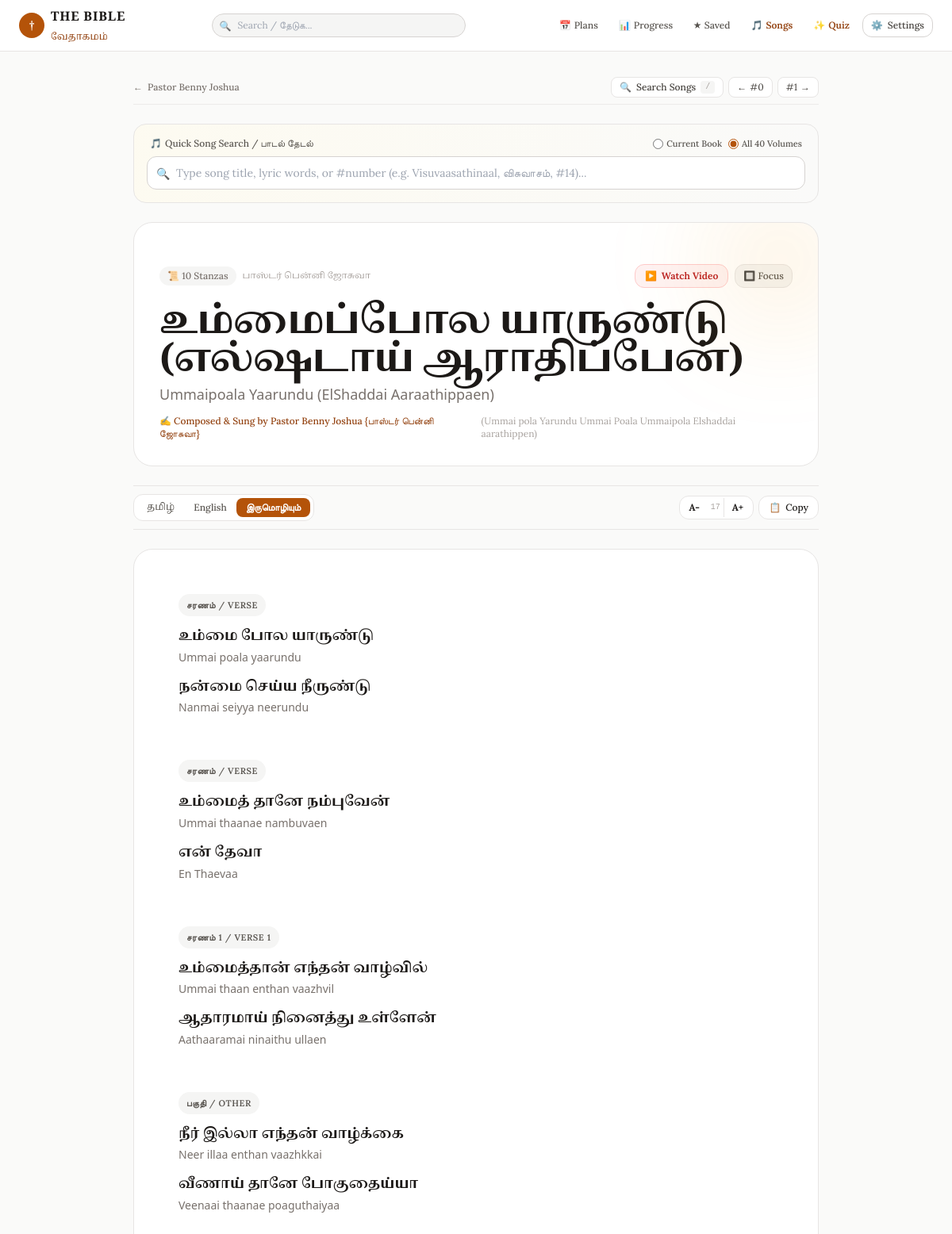
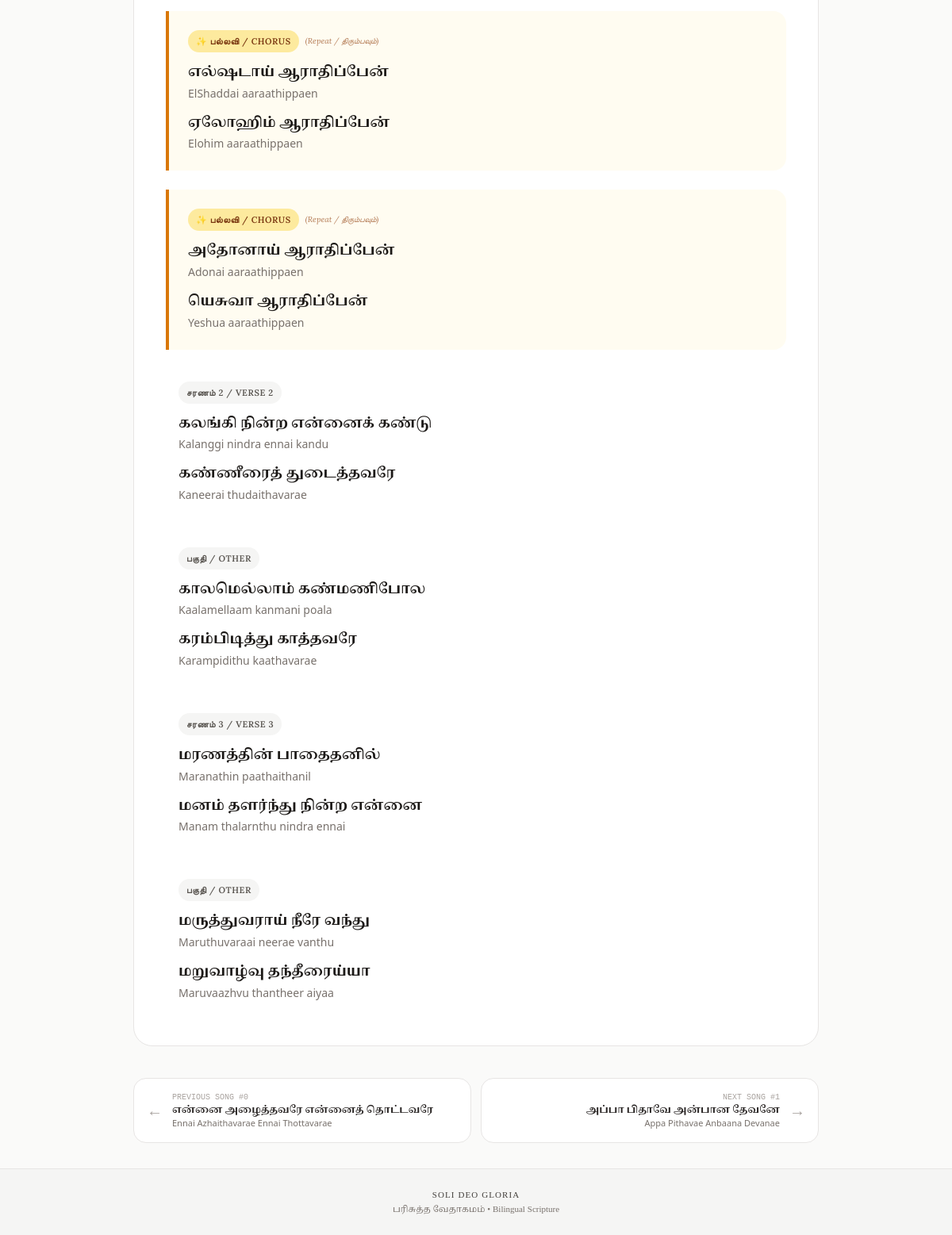
The app's page /songs/2307, older data (2 pictures, top to bottom).
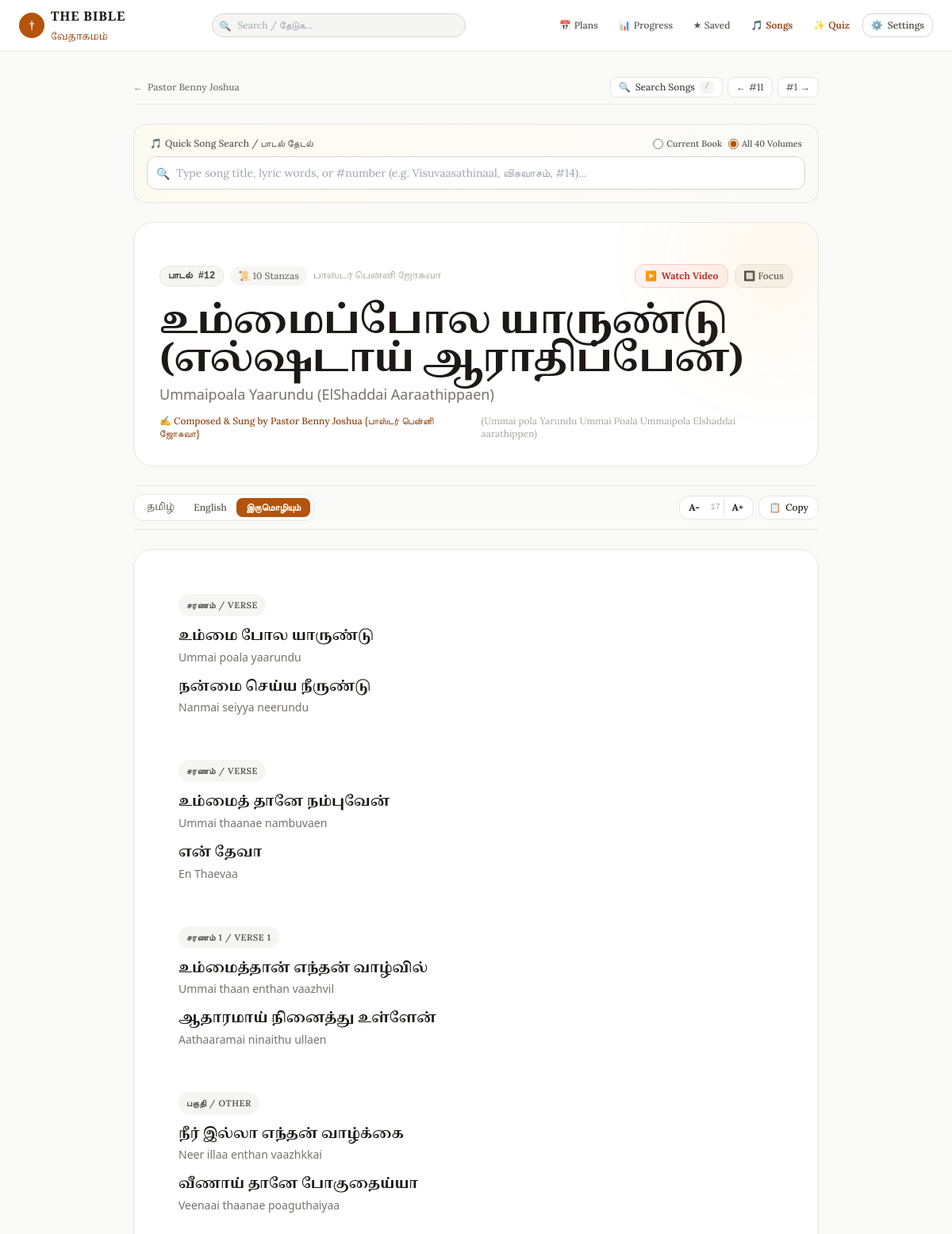
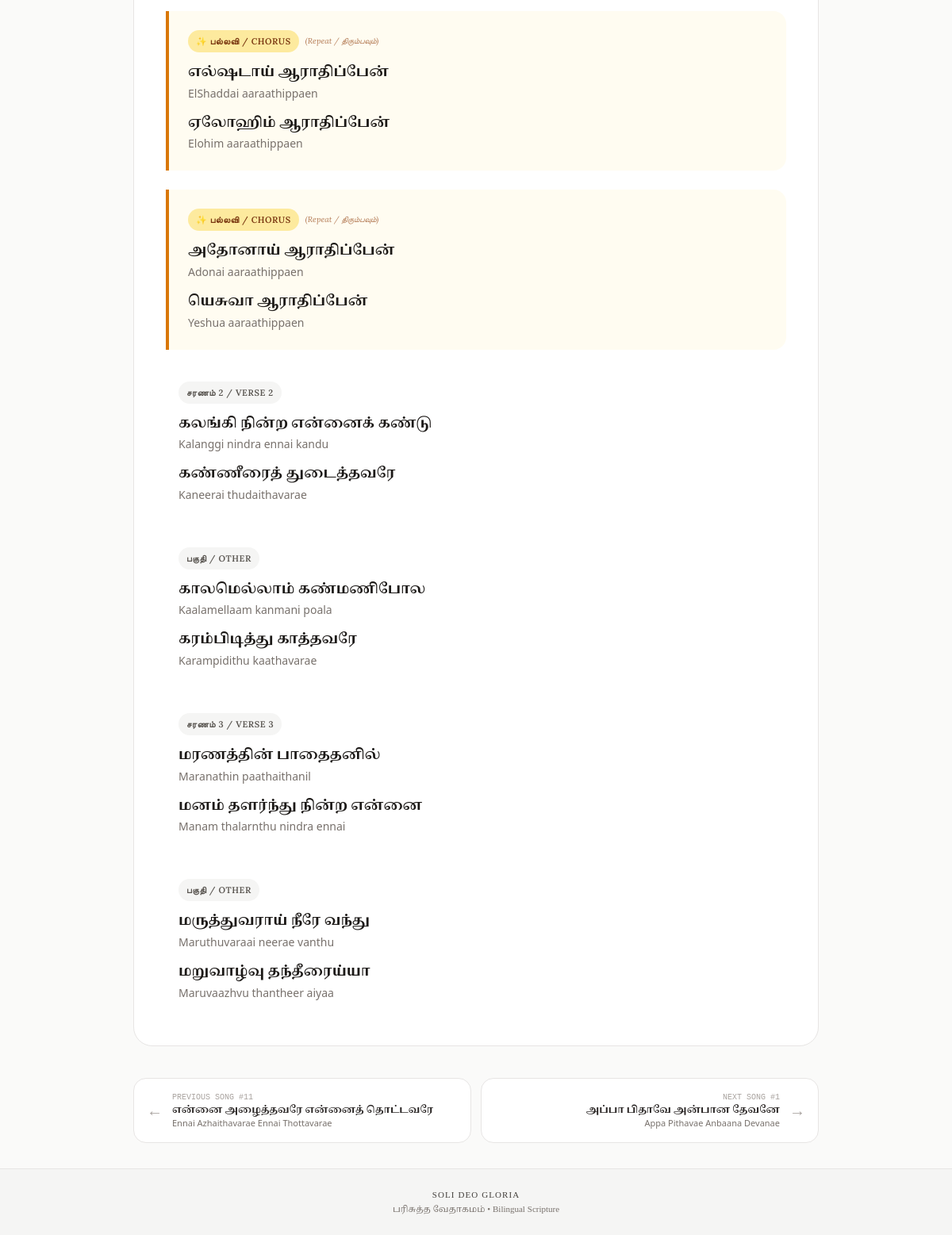
The same page, newer data (2 pictures, top to bottom).
### tables this page shows
CREATE TABLE songs (
            id INTEGER PRIMARY KEY,
            songbook_code TEXT NOT NULL,
            songbook_name_ta TEXT,
            songbook_name_en TEXT,
            volume INTEGER DEFAULT 0,
            volume_name TEXT,
            song_number INTEGER DEFAULT 0,
            title_ta TEXT NOT NULL,
            title_en TEXT NOT NULL,
            alternate_title TEXT,
            lyrics_ta TEXT,
            lyrics_en TEXT,
            lyrics_bilingual TEXT,
            author TEXT,
            youtube_url TEXT
        );

### app/main.py (the view)
@app.get("/songs/{song_id}", response_class=HTMLResponse)
async def song_detail_page(
    request: Request,
    song_id: int,
    mode: str = Query("bilingual"),
    canon: str = Query(None)
):
    active_canon = resolve_canon(request, canon)
    canon_ctx = get_canon_context(active_canon)
    song = get_song_by_id(song_id)
    if not song:
        raise HTTPException(status_code=404, detail="Song not found")
    volume_songs = []
    if song.get("volume") and song["volume"] > 0:
        vol_data = get_songs_list(
            songbook_code=song.get("songbook_code") or "jebathota",
            volume=song["volume"],
            limit=100
        )
        volume_songs = vol_data.get("songs", [])
    return templates.TemplateResponse(
        request=request,
        name="song_detail.html",
        context={
            **canon_ctx,
            "song": song,
            "volume_songs": volume_songs,
            "mode": mode,
        },
    )

### templates/song_detail.html (shortened to what the changed rows need)
{% extends "base.html" %}
{% block content %}
<div id="song-detail-root" class="max-w-4xl mx-auto px-3 sm:px-4 py-4 sm:py-8 space-y-6 transition-all duration-200">
    <div class="flex flex-col sm:flex-row sm:items-center justify-between gap-3 text-xs text-stone-500 pb-2 border-b border-stone-200/70 dark:border-stone-800">
        <div class="flex items-center gap-2 flex-wrap">
            <a href="/songs?book={{ song.songbook_code }}{% if song.volume %}&vol={{ song.volume }}{% endif %}{% if canon %}&canon={{ canon }}{% endif %}"
               class="inline-flex items-center gap-1.5 hover:text-amber-700 dark:hover:text-amber-400 font-medium transition py-1">
                <span>←</span> <span>{{ song.songbook_name_en }}</span>
            </a>
        </div>
        <div class="flex items-center gap-1.5 self-end sm:self-auto">
            {% if song.prev_song %}
            <a href="/songs/{{ song.prev_song.id }}{% if canon %}?canon={{ canon }}{% endif %}"
               class="px-2.5 py-1 rounded-lg bg-white dark:bg-stone-800 border border-stone-200 dark:border-stone-700 hover:border-amber-600 text-stone-700 dark:text-stone-300 transition flex items-center gap-1"
               title="Previous: #{{ song.prev_song.song_number }} {{ song.prev_song.title_en }} (Press Left Arrow)">
                <span>←</span> <span class="hidden md:inline">#{{ song.prev_song.song_number }}</span>
            </a>
            {% endif %}
        </div>
    </div>
    <div id="detail-search-container" class="bg-gradient-to-r from-amber-50/60 to-stone-50 dark:from-stone-900 dark:to-stone-900/60 border border-stone-200 dark:border-stone-800 rounded-2xl p-3 sm:p-4 shadow-xs space-y-2">
        <div class="flex items-center justify-between text-xs text-stone-600 dark:text-stone-400 px-1 font-medium">
            <div class="flex items-center gap-2 text-[11px]">
                <label class="inline-flex items-center gap-1 cursor-pointer">
                    <input type="radio" name="detail_search_scope" value="volume" class="accent-amber-700" {% if song.volume %}checked{% endif %}>
                    <span>{% if song.volume %}In Vol {{ song.volume }} Only{% else %}Current Book{% endif %}</span>
                </label>
                <label class="inline-flex items-center gap-1 cursor-pointer">
                    <input type="radio" name="detail_search_scope" value="all" class="accent-amber-700" {% if not song.volume %}checked{% endif %}>
                    <span>All 40 Volumes</span>
                </label>
            </div>
        </div>
    </div>
    <div class="bg-white dark:bg-stone-900 border border-stone-200 dark:border-stone-800 rounded-3xl p-5 sm:p-8 shadow-xs space-y-5 relative overflow-hidden">
        <div class="flex flex-wrap items-center justify-between gap-2.5">
            <div class="flex flex-wrap items-center gap-2 text-xs">
                {% if song.song_number and song.song_number > 0 %}
                <span class="px-2.5 py-1 rounded-xl bg-stone-100 dark:bg-stone-800 text-stone-700 dark:text-stone-300 font-mono font-semibold border border-stone-200 dark:border-stone-700">
                    பாடல் #{{ song.song_number }}
                </span>
                {% endif %}
                {% if song.stanzas %}
                <span class="px-2.5 py-1 rounded-xl bg-stone-100 dark:bg-stone-800 text-stone-500 dark:text-stone-400 font-medium">
                    📜 {{ song.stanzas|length }} Stanzas
                </span>
                {% endif %}
                <span class="text-stone-400 font-tamil text-[11px]" translate="no">{{ song.songbook_name_ta }}</span>
            </div>
        </div>
        <div class="space-y-1">
            <h1 class="font-tamil text-2xl sm:text-4xl lg:text-5xl font-bold text-stone-900 dark:text-stone-100 leading-tight tracking-tight" translate="no">
                {{ song.title_ta }}
            </h1>
            <h2 class="font-sans text-sm sm:text-lg text-stone-500 dark:text-stone-400 font-medium">
                {{ song.title_en }}
            </h2>
            <div class="flex items-center gap-2 pt-2 text-xs text-amber-800 dark:text-amber-400 font-medium">
                <span>✍️ Composed & Sung by {{ song.author or "Fr. S.J. Berchmans" }}</span>
                {% if song.alternate_title %}
                <span class="text-stone-400 font-normal">({{ song.alternate_title }})</span>
                {% endif %}
            </div>
        </div>
    </div>
    <div class="pt-4 flex flex-col sm:flex-row items-stretch justify-between gap-3 text-xs">
        {% if song.prev_song %}
        <a href="/songs/{{ song.prev_song.id }}{% if canon %}?canon={{ canon }}{% endif %}"
           class="group flex-1 p-4 rounded-2xl bg-white dark:bg-stone-900 border border-stone-200 dark:border-stone-800 hover:border-amber-600 transition flex items-center gap-3 shadow-xs">
            <span class="text-xl text-stone-400 group-hover:text-amber-700 transition">←</span>
            <div class="overflow-hidden">
                <span class="text-[10px] text-stone-400 block font-mono">PREVIOUS SONG #{{ song.prev_song.song_number }}</span>
                <span class="font-tamil font-bold truncate block text-stone-800 dark:text-stone-200 group-hover:text-amber-700 dark:group-hover:text-amber-400 transition" translate="no">{{ song.prev_song.title_ta }}</span>
                <span class="font-sans text-[11px] text-stone-500 truncate block">{{ song.prev_song.title_en }}</span>
            </div>
        </a>
        {% else %}
        <div class="flex-1"></div>
        {% endif %}
    </div>
</div>
{% endblock %}

Row changes from the older to the newer data that the page shows:
changed songs "உம்மைப்போல யாருண்டு (எல்ஷடாய் ஆராதிப்பேன்)": song_number (not shown) → "12"
changed songs "என்னை அழைத்தவரே என்னைத் தொட்டவரே": prev_song.song_number "0" → "11"
Text that changed along with them:
text now shown: "பாடல் #"
